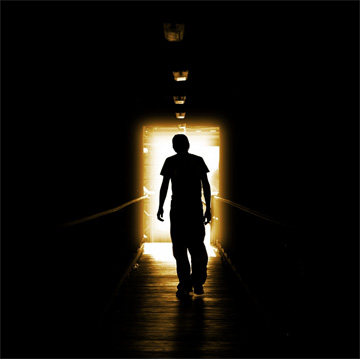
#> input picture walk-dark-light-5.jpg, 360 x 359 px
$ python startRotate.py walk-dark-light-5.jpg
#> lines starting #> are read from the running program, lines starting #| are printed output that depends on the picture
import sys
from PIL import Image


def copyfile(source, dest):
	open(dest, 'wb').write(open(source, 'rb').read())


inputFile = 'walk-dark-light-5.jpg'  # 'house.jpg'
outputFile = 'createdImages/tmp_rotate.jpg'

rotations = 10
quality = 23
degrees = 90
fixSpin = 0
for arg in sys.argv:
	if arg == '--help' or arg == '-h':
		# TODO: OWN README!
		print('DEFAULT VALUES')
		print('python startRotate.py if=walk-dark-light-5.jpg of=createdImages/tmp_rotate.jpg rotations=10 quality=23 degrees=90 fixSpin=0')
		#f = open('README.md')
		#print f.read()
		#f.close()
		sys.exit()
	elif arg.startswith('if='):
		inputFile = arg.replace('if=', '')
	elif arg.startswith('of='):
		outputFile = arg.replace('of=', '')
	elif arg.startswith('rotations='):
		rotations = int(arg.replace('rotations=', ''))
	elif arg.startswith('quality='):
		quality = int(arg.replace('quality=', ''))
	elif arg.startswith('degrees='):
		degrees = int(arg.replace('degrees=', ''))
	elif arg.startswith('fixSpin='):
		fixSpin = int(arg.replace('fixSpin=', ''))

copyfile(inputFile, outputFile)

for i in range(rotations):
	# open an image file (.bmp,.jpg,.png,.gif)
	# change image filename to something you have in the working folder
	im1 = Image.open(outputFile)
#> im1 is the input picture: PIL image 360x359 RGB; mean R, G, B 16.6, 14.2, 9.8
	im1 = im1.rotate(degrees)
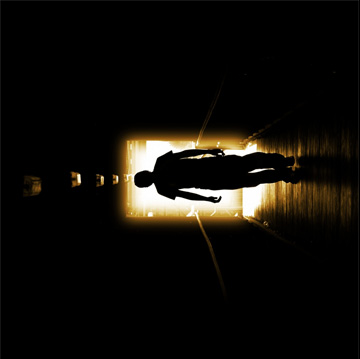
#> im1: PIL image 360x359 RGB; mean R, G, B 16.6, 14.1, 9.8
	im1.save(outputFile, quality=quality)

if fixSpin == 1:
	lastDegrees = (rotations * degrees)
	degrees = lastDegrees % 360
	#degrees = -degrees
	degrees = 360 - degrees
	#print lastDegrees, degrees
	im1 = Image.open(outputFile)
	im1 = im1.rotate(degrees)
	im1.save(outputFile, quality=100)

#im1 = Image.open(outputFile)
#im1.save(outputFile, quality=1)
